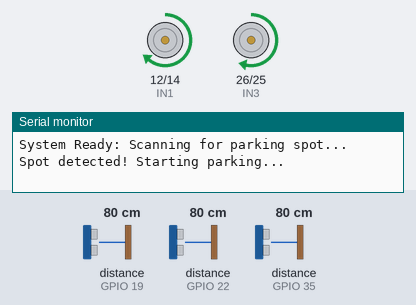
Simulated run of this sketch. Board: ESP32. Shown: motor-driver pin pairs drawn as motors (green arrow = first pin HIGH = forward, orange = second pin HIGH = backward, longer = more drive, scaled by the enable pin), the last lines printed to the serial monitor. Wiring (inferred from the names in the program): 2 × ultrasonic range finder: trigger GPIO 18, echo GPIO 19 / trigger GPIO 33, echo GPIO 35. The test bench sets the inputs (shaded band); at power-on: distance to the obstacle (sensors on GPIO 19, GPIO 22, GPIO 35) 80 cm. The echo pulse lasts 58.3 µs per cm.

Above: at 2.2 s.
2.3 s: distance to the obstacle (sensor on GPIO 19) set to 13 cm
3.8 s: distance to the obstacle (sensor on GPIO 19) set to 10 cm
At 5.4 s:
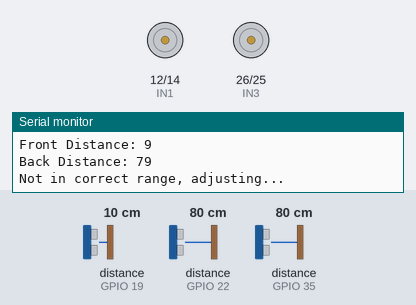
6.8 s: distance to the obstacle (sensor on GPIO 19) set to 18 cm
9.6 s: distance to the obstacle (sensor on GPIO 19) set to 2 cm
At 10.3 s:
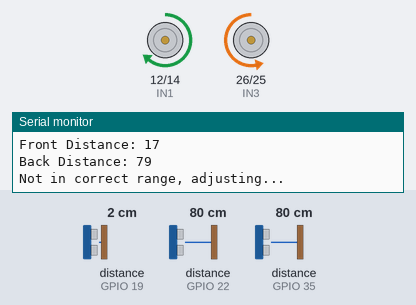
12.6 s: distance to the obstacle (sensor on GPIO 22) set to 2 cm
At 14.4 s:
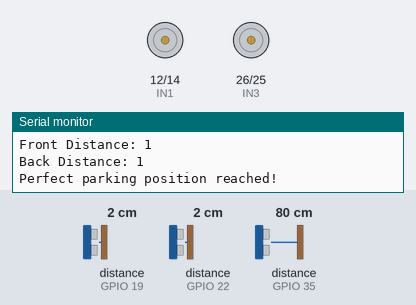
Timing chart, 0 to 15.9 s (numbered marks = the images above; inputs shaded):
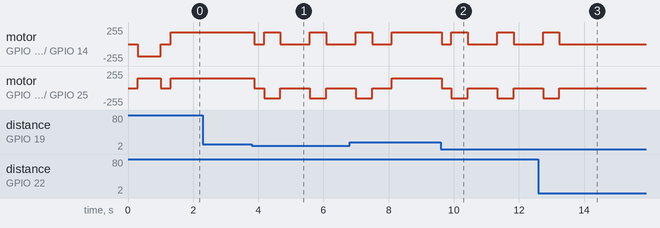

Measured:
- the behaviour switches between 12 and 11 cm on distance to the obstacle (sensor on GPIO 19) (found by bisection; images 0 and 1)
- after the input at 2.3 s, every drawn part: stays the same
- after the input at 3.8 s, motor on GPIO 12 (IN1) / GPIO 14 (IN2): goes stopped 0.30 s, forward 180/255 0.50 s, stopped 0.91 s, forward 180/255 0.50 s, then stopped, starting after 0.08 s; motor on GPIO 26 (IN3) / GPIO 25 (IN4): goes stopped 0.30 s, backward 150/255 0.50 s, stopped 0.91 s, backward 150/255 0.50 s, then stopped, starting after 0.08 s
- after the input at 9.6 s, motor on GPIO 12 (IN1) / GPIO 14 (IN2): goes stopped 0.30 s, forward 180/255 0.50 s, stopped 0.91 s, forward 180/255 0.50 s, then stopped, starting at once; motor on GPIO 26 (IN3) / GPIO 25 (IN4): goes stopped 0.30 s, backward 150/255 0.50 s, stopped 0.91 s, backward 150/255 0.50 s, then stopped, starting at once
- after the input at 12.6 s, motor on GPIO 12 (IN1) / GPIO 14 (IN2), motor on GPIO 26 (IN3) / GPIO 25 (IN4): goes on until 13.2 s, then stays stopped

The sketch:

auto_parking.ino
```cpp
// === Motor Pins ===
#define ENA 13
#define IN1 12
#define IN2 14
#define ENB 27
#define IN3 26
#define IN4 25

// === Ultrasonic Pins ===
#define TRIG_FRONT 18
#define ECHO_FRONT 19
#define TRIG_RIGHT 33
#define ECHO_RIGHT 35
#define TRIG_BACK 23
#define ECHO_BACK 22

bool parkingStarted = false;
bool parked = false;

void setup() {
  // Motor setup
  pinMode(ENA, OUTPUT);
  pinMode(IN1, OUTPUT);
  pinMode(IN2, OUTPUT);
  pinMode(ENB, OUTPUT);
  pinMode(IN3, OUTPUT);
  pinMode(IN4, OUTPUT);
  analogWrite(ENA, 180);
  analogWrite(ENB, 150);

  // Ultrasonic setup
  pinMode(TRIG_FRONT, OUTPUT);
  pinMode(ECHO_FRONT, INPUT);
  pinMode(TRIG_RIGHT, OUTPUT);
  pinMode(ECHO_RIGHT, INPUT);
  pinMode(TRIG_BACK, OUTPUT);
  pinMode(ECHO_BACK, INPUT);

  Serial.begin(115200);
  Serial.println("System Ready: Scanning for parking spot...");
}

void loop() {
  if (!parkingStarted && !parked) {
    int rightDistance = readDistance(TRIG_RIGHT, ECHO_RIGHT);

    if (rightDistance > 25) {
      Serial.println("Spot detected! Starting parking...");
      parkingStarted = true;
      stopMotors();
      delay(300);
      turnRight();
      delay(700);  // Adjust to align with spot
      stopMotors();
      delay(300);
    } else {
      moveForward();
    }
  }

  // Start entering the parking spot
  if (parkingStarted && !parked) {
    int front = readDistance(TRIG_FRONT, ECHO_FRONT);

    if (front > 10) {
      moveForward();  // Enter the spot straight
    } else {
      stopMotors();
      delay(300);
      turnLeft();
      delay(500);  // Adjust as needed to straighten car
      stopMotors();
      delay(500);

      // Now check if car is in good position
      int frontNow = readDistance(TRIG_FRONT, ECHO_FRONT);
      int backNow = readDistance(TRIG_BACK, ECHO_BACK);

      Serial.print("Front Distance: ");
      Serial.println(frontNow);
      Serial.print("Back Distance: ");
      Serial.println(backNow);

      if (frontNow >= 1 && frontNow <= 20 && backNow >= 1 && backNow <= 20) {
        Serial.println("Perfect parking position reached!");
        parked = true;
        stopMotors();
      } else {
        Serial.println("Not in correct range, adjusting...");
        // You can add more adjusting logic here if needed
      }
    }
  }

  delay(100);
}

// === Ultrasonic Distance Reader ===
int readDistance(int trigPin, int echoPin) {
  digitalWrite(trigPin, LOW);
  delayMicroseconds(2);
  digitalWrite(trigPin, HIGH);
  delayMicroseconds(10);
  digitalWrite(trigPin, LOW);
  long duration = pulseIn(echoPin, HIGH, 30000); // timeout = 30ms
  int distance = duration * 0.034 / 2;
  return distance;
}

// === Movement Functions ===
void moveForward() {
  digitalWrite(IN1, HIGH);
  digitalWrite(IN2, LOW);
  digitalWrite(IN3, HIGH);
  digitalWrite(IN4, LOW);
}

void moveBackward() {
  digitalWrite(IN1, LOW);
  digitalWrite(IN2, HIGH);
  digitalWrite(IN3, LOW);
  digitalWrite(IN4, HIGH);
}

void turnRight() {
  digitalWrite(IN1, LOW);
  digitalWrite(IN2, HIGH);
  digitalWrite(IN3, HIGH);
  digitalWrite(IN4, LOW);
}

void turnLeft() {
  digitalWrite(IN1, HIGH);
  digitalWrite(IN2, LOW);
  digitalWrite(IN3, LOW);
  digitalWrite(IN4, HIGH);
}

void stopMotors() {
  digitalWrite(IN1, LOW);
  digitalWrite(IN2, LOW);
  digitalWrite(IN3, LOW);
  digitalWrite(IN4, LOW);
}
```
